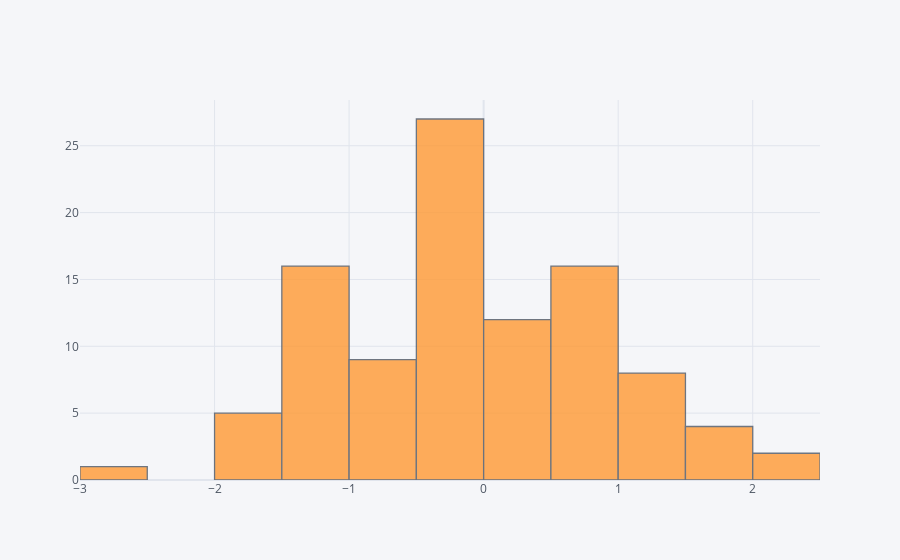

This figure's notebook cell:
### Markdown cell above
## histogram

### Code cell
df['A'].iplot(kind='hist',bins=25)

### Figure 1 — Plotly figure (JSON) as saved in the notebook; plotly's stock layout.template omitted (floating-point values rounded to 4 significant figures)
{"data": [{"histfunc": "count", "histnorm": "", "marker": {"color": "rgba(255, 153, 51, 1.0)", "line": {"color": "#4D5663", "width": 1.3}}, "name": "A", "nbinsx": 25, "opacity": 0.8, "orientation": "v", "type": "histogram", "x": [-1.536, -1.053, 1.065, -0.3569, -1.298, 0.4979, 0.5902, 2.277, -0.2188, -1.335, -0.2206, 0.7294, 1.326, -1.372, 1.769, -0.2128, 0.5622, -0.3792, -0.6751, -1.185, -0.0465, 1.15, -0.4182, -1.024, 0.9947, 0.6052, -1.915, -0.3404, -0.4538, -0.7397, -0.9254, 1.602, -1.465, 0.5271, -1.18, 0.685, -0.3678, -0.305, -0.5542, -1.431, -0.1849, 0.6206, -1.037, -1.06, 1.211, 0.5052, 0.4718, -0.8145, 0.1156, -1.8, 1.158, 0.5871, -1.273, -0.3406, 1.098, 0.4974, 0.7647, 2.141, 0.5062, 0.1202, -0.2712, -0.4037, -0.2124, 0.9567, -0.5928, 0.9416, -0.1303, -0.4913, -0.05565, 0.9901, -0.1411, -0.5733, -0.9446, 1.404, -0.7046, -0.3206, -0.4757, -1.268, -0.474, 0.3421, -1.184, -1.146, -1.256, 1.55, -0.08617, -0.063, 0.003079, 0.3515, 0.4241, -2.947, -0.01962, 1.752, 1.466, 0.7901, 0.283, -0.05612, 0.1045, 0.1087, -1.919, -1.771]}], "layout": {"barmode": "overlay", "legend": {"bgcolor": "#F5F6F9", "font": {"color": "#4D5663"}}, "paper_bgcolor": "#F5F6F9", "plot_bgcolor": "#F5F6F9", "title": {"font": {"color": "#4D5663"}}, "xaxis": {"gridcolor": "#E1E5ED", "showgrid": true, "tickfont": {"color": "#4D5663"}, "title": {"font": {"color": "#4D5663"}, "text": ""}, "zerolinecolor": "#E1E5ED"}, "yaxis": {"gridcolor": "#E1E5ED", "showgrid": true, "tickfont": {"color": "#4D5663"}, "title": {"font": {"color": "#4D5663"}, "text": ""}, "zerolinecolor": "#E1E5ED"}}}
